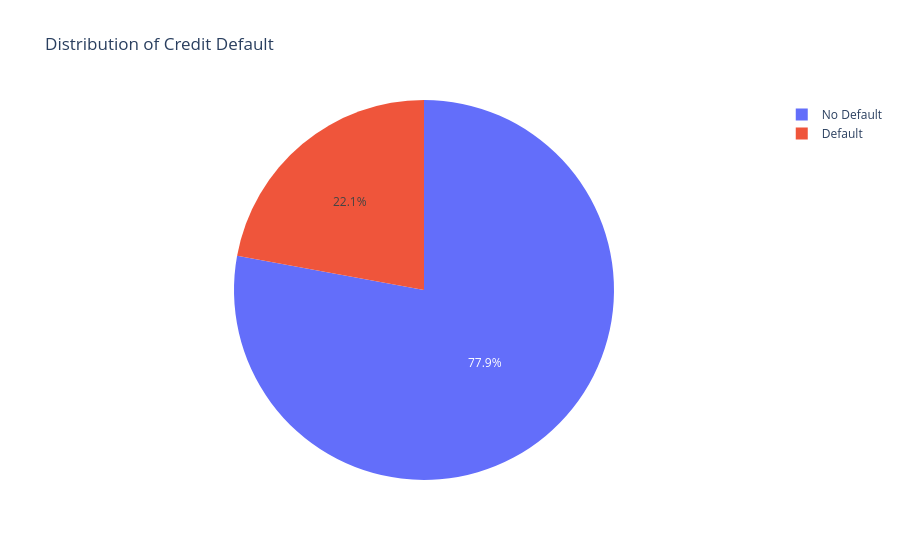

Write notebook code for a chart like this one.
### Code cell
import plotly.express as px

fig = px.pie(
    values=df["default.payment.next.month"].value_counts().values,
    names=["No Default", "Default"],
    title="Distribution of Credit Default"
)

fig.show()

### Figure 1 — Plotly figure (JSON) as saved in the notebook; plotly's stock layout.template omitted (floating-point values rounded to 4 significant figures)
{"data": [{"domain": {"x": [0, 1], "y": [0, 1]}, "hovertemplate": "label=%{label}<br>value=%{value}<extra></extra>", "labels": ["No Default", "Default"], "legendgroup": "", "name": "", "showlegend": true, "type": "pie", "values": [23364, 6636]}], "layout": {"legend": {"tracegroupgap": 0}, "title": {"text": "Distribution of Credit Default"}}}
